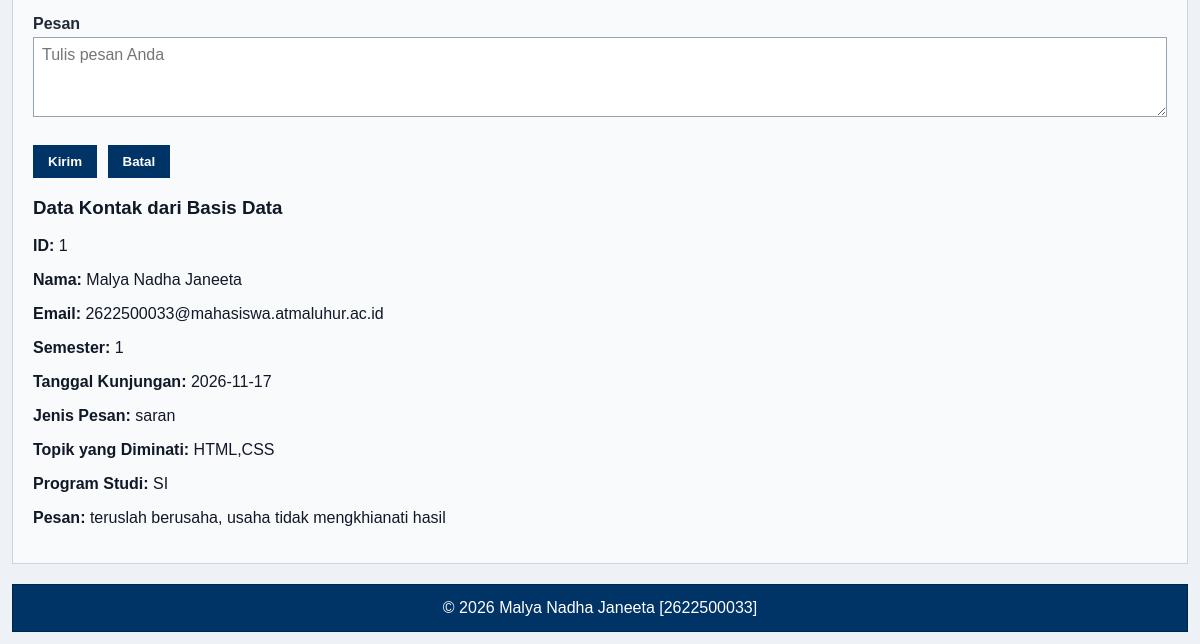
Before: / (lower part) with the older database file.
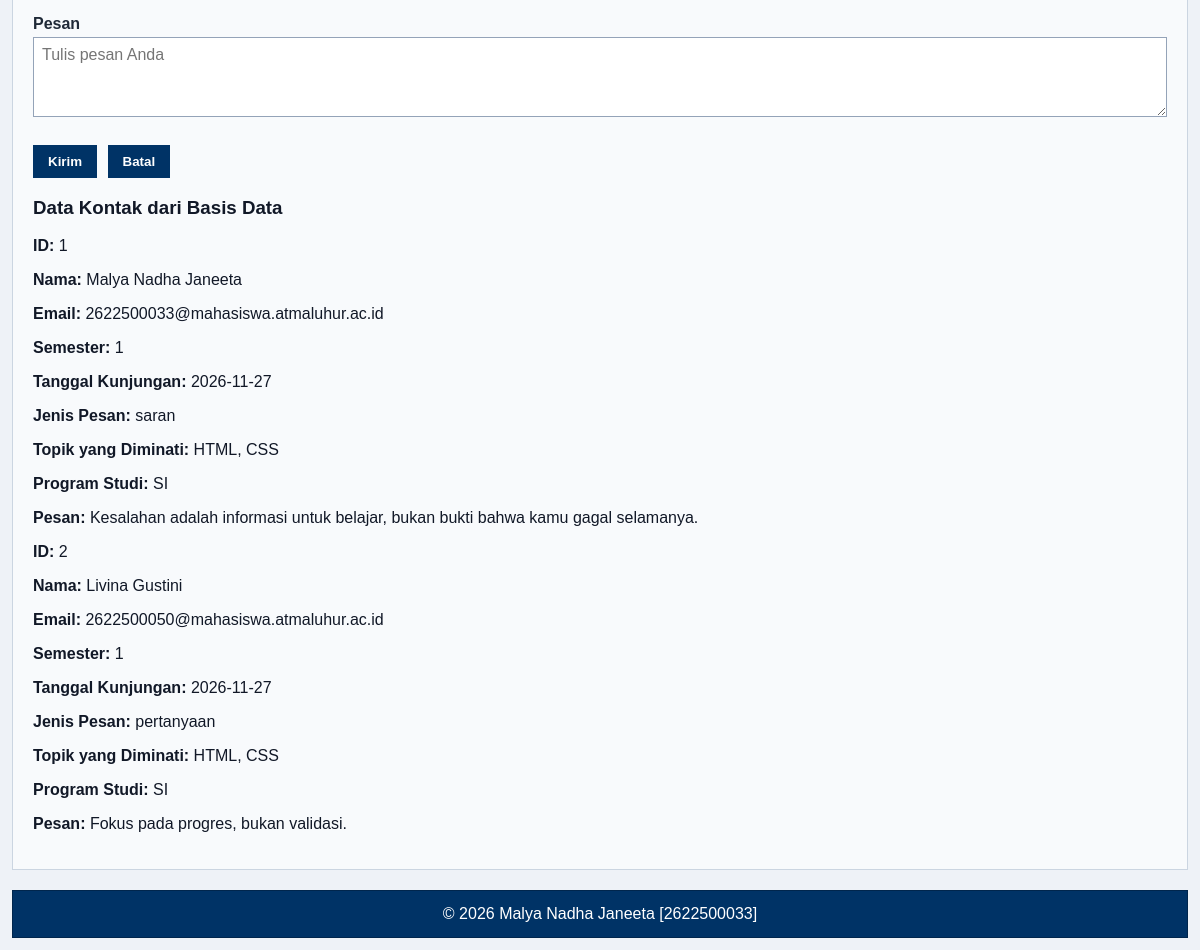
After: the same page with the newer database file.
### tables this page shows
CREATE TABLE `tbl_kontak_2622500033` (
  `id` int NOT NULL,
  `nama` varchar(50) NOT NULL,
  `email` varchar(255) NOT NULL,
  `semester` tinyint NOT NULL,
  `tanggal` date NOT NULL,
  `jenis_pesan` varchar(20) NOT NULL,
  `minat` varchar(50) NOT NULL,
  `prodi` varchar(2) NOT NULL,
  `pesan` varchar(300) NOT NULL
);

### fungsi.php (called while the page is built, shortened)
<?php
function bersihkan ($teks)
{
    return htmlspecialchars($teks ?? "", ENT_QUOTES, "UTF-8");
}

### index.php (the view, shortened to what this page needs)
<?php
require_once("fungsi.php");
require_once("koneksi.php");
$sql = "SELECT * FROM tbl_kontak_2622500033";
$hasil = mysqli_query($koneksi, $sql);
$dataKontak = [];
while ($baris = mysqli_fetch_assoc($hasil)){
    $dataKontak[] = $baris;
}
$nim = "2622500033";
$namaMahasiswa = "Malya Nadha Janeeta";
?>
<!DOCTYPE html>
<html lang="id">
<head>
    <link rel="stylesheet" href="style.css" />
</head>
<body>
    <main>
        <section id="contact">
            <form id="contactForm" class="js-contact-form" data-validation="contact" action="index.php" method="post" novalidate>
                <div class="form-group">
                    <label for="pesan">Pesan</label><br />
                    <textarea
                        class="input-form"
                        id="pesan"
                        name="pesan"
                        maxlength="300"
                        placeholder="Tulis pesan Anda"
                        required></textarea>
                </div>
                <button type="submit">Kirim</button>
                <button type="reset">Batal</button>
      </form>
             <article id="hasilKontak" class="submission-result" aria-live="polite">
        <h3>Data Kontak dari Basis Data</h3>
        <?php if (count($dataKontak) > 0): ?>
          <?php foreach ($dataKontak as $data): ?>
            <section>
              <p><strong>ID:</strong> <?= bersihkan($data["id"]); ?></p>
              <p><strong>Nama:</strong> <?= bersihkan($data["nama"]); ?></p>
              <p><strong>Email:</strong> <?= bersihkan($data["email"]); ?></p>
              <p><strong>Semester:</strong> <?= bersihkan($data["semester"]); ?></p>
              <p><strong>Tanggal Kunjungan:</strong> <?= bersihkan($data["tanggal"]); ?></p>
              <p><strong>Jenis Pesan:</strong> <?= bersihkan($data["jenis_pesan"]); ?></p>
              <p><strong>Topik yang Diminati:</strong> <?= bersihkan($data["minat"]); ?></p>
              <p><strong>Program Studi:</strong> <?= bersihkan($data["prodi"]); ?></p>
              <p><strong>Pesan:</strong> <?= nl2br(bersihkan($data["pesan"])); ?></p>
            </section>
          <?php endforeach; ?>
        <?php else: ?>
          <p>Belum ada data kontak yang tersimpan.</p>
        <?php endif; ?>
      </article>
    </section>
    </main>
    <footer>
        <p>
            &copy; <?= date("Y"); ?>
            <?= bersihkan($namaMahasiswa); ?>
            [<?= bersihkan($nim); ?>]
        </p>
    </footer>
</body>
</html>

### style.css (style rules this page uses)
* { box-sizing: border-box; }
body { margin: 0; padding: 12px; font-family: Arial, sans-serif; color: #111827; background-color: #eef2f7; }
main { display: grid; grid-template-columns: 1fr; gap: 16px; }
section { width: 100%; }
#contact { background-color: #f8fafc; border: 1px solid #cbd5e1; padding: 20px; margin: 0; }
.form-group { margin: 12px 0; }
#contact label { color: #1f2937; font-weight: bold; }
.input-form { background-color: #ffffff; color: #111827; font-family: Arial, sans-serif; font-size: 16px; padding: 8px; margin: 4px 0; border: 1px solid #94a3b8; width: 100%; max-width: 100%; }
#contact textarea { min-height: 80px; resize: vertical; }
#contact button { cursor: pointer; background-color: #003366; color: #ffffff; font-weight: bold; padding: 8px 14px; margin: 8px 6px 0 0; border: 1px solid #003366; }
footer { background-color: #003366; color: #ffffff; text-align: center; padding: 14px 20px; margin-top: 20px; border: 1px solid #00264d; }
footer p { margin: 0; }
@media (min-width: 768px) { main { grid-template-columns: 1fr 1fr; } }
@media (min-width: 768px) { #contact { grid-column: 1 / -1; } }

Changed rows visible on the page:
changed tbl_kontak_2622500033 "Malya Nadha Janeeta": tanggal "2026-11-17" → "2026-11-27"; minat "HTML,CSS" → "HTML, CSS"; pesan "teruslah berusaha, usaha tidak mengkhianati hasil" → "Kesalahan adalah informasi untuk belajar, bukan bukti bahwa kamu gagal selamanya."
added tbl_kontak_2622500033: id "2", nama "Livina Gustini", email "2622500050@mahasiswa.atmaluhur.ac.id", semester "1", tanggal "2026-11-27", jenis_pesan "pertanyaan", minat "HTML, CSS", prodi "SI", pesan "Fokus pada progres, bukan validasi."
